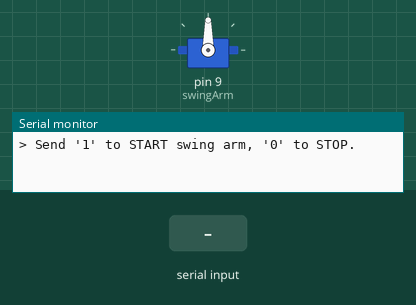
The program below on a simulated Arduino Leonardo, built with avr-gcc and run on an emulated ATmega32U4. Parts: servo, the last lines printed to the serial monitor. The test bench sets the inputs (shaded band). Random numbers use the default seed unless the program sets one.

Above: at 1.2 s.
1.3 s: "1" received over Serial
At 1.45 s:
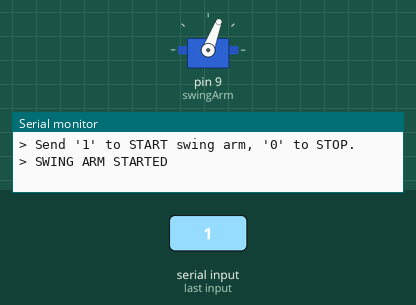
At 2.06 s:
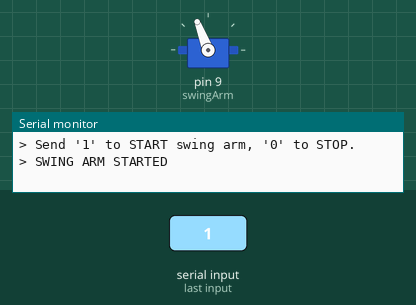
4.3 s: "0" received over Serial
Timing chart, 0 to 7.3 s (numbered marks = the images above; inputs shaded):
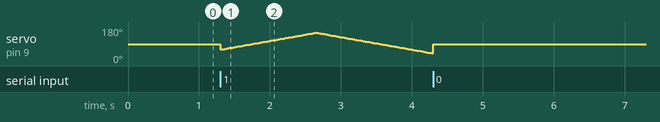

The program:

main.cpp
```cpp
#include <Arduino.h>
#include <Servo.h>

Servo swingArm;
bool isRunning = false;
unsigned long lastUpdate = 0;
unsigned long stepInterval = 15;
int speed = 60;
int direction = 1;
int sweepMin = 40;
int sweepMax = 150;

bool isPaused = false;
unsigned long pauseStart = 0;
unsigned long pauseDuration = 0;

void setup() {
    swingArm.attach(9);
    Serial.begin(9600);
    Serial.println("> Send '1' to START swing arm, '0' to STOP.");
}

void loop() {
    // Serial command input
    if (Serial.available()) {
        char cmd = Serial.read();
        if (cmd == '1') {
            isRunning = true;
            Serial.println("> SWING ARM STARTED");
        } else if (cmd == '0') {
            isRunning = false;
            isPaused = false;
            swingArm.write(90);
            Serial.println("> SWING ARM STOPPED");
        }
    }

    if (isRunning) {
        // Check if we're paused
        if (isPaused) {
            if (millis() - pauseStart >= pauseDuration) {
                isPaused = false;
                Serial.println("> Resuming swing...");
            } else {
                return; // stay paused
            }
        }

        // Time to update speed
        if (millis() - lastUpdate >= stepInterval) {
            lastUpdate = millis();
            speed += direction;

            // If limit reached, reverse direction
            if (speed >= sweepMax || speed <= sweepMin) {
                direction *= -1;

                // Random chance to pause
                if (random(0, 5) == 0) { // ~20% chance
                    isPaused = true;
                    pauseDuration = random(1500, 3000); // 1.5 to 2 seconds
                    pauseStart = millis();
                    Serial.println("> Random pause...");
                    swingArm.write(90); // stop
                    return;
                }
            }

            swingArm.write(speed);
        }
    }

    if (!isRunning) {
        swingArm.write(90); // Always stop when inactive
    }
}
```
